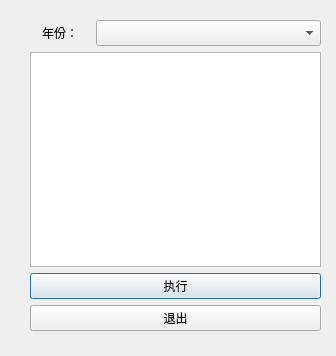
<?xml version="1.0" encoding="UTF-8"?>
<ui version="4.0">
 <class>Dialog</class>
 <widget class="QDialog" name="Dialog">
  <property name="geometry">
   <rect>
    <x>0</x>
    <y>0</y>
    <width>336</width>
    <height>356</height>
   </rect>
  </property>
  <property name="windowTitle">
   <string>Dialog</string>
  </property>
  <widget class="QWidget" name="widget" native="true">
   <property name="geometry">
    <rect>
     <x>20</x>
     <y>20</y>
     <width>301</width>
     <height>321</height>
    </rect>
   </property>
   <widget class="QWidget" name="">
    <property name="geometry">
     <rect>
      <x>10</x>
      <y>0</y>
      <width>291</width>
      <height>311</height>
     </rect>
    </property>
    <layout class="QVBoxLayout" name="verticalLayout">
     <item>
      <layout class="QHBoxLayout" name="horizontalLayout">
       <item>
        <widget class="QLabel" name="label">
         <property name="maximumSize">
          <size>
           <width>60</width>
           <height>30</height>
          </size>
         </property>
         <property name="styleSheet">
          <string notr="true">font: 18pt &quot;Wawati SC&quot;;</string>
         </property>
         <property name="text">
          <string>年份：</string>
         </property>
         <property name="alignment">
          <set>Qt::AlignCenter</set>
         </property>
        </widget>
       </item>
       <item>
        <widget class="QComboBox" name="comboBox">
         <property name="minimumSize">
          <size>
           <width>104</width>
           <height>26</height>
          </size>
         </property>
        </widget>
       </item>
      </layout>
     </item>
     <item>
      <widget class="QTextBrowser" name="textBrowser"/>
     </item>
     <item>
      <widget class="QPushButton" name="pushButton">
       <property name="styleSheet">
        <string notr="true">font: 16pt &quot;PingFang SC&quot;;</string>
       </property>
       <property name="text">
        <string>执行</string>
       </property>
      </widget>
     </item>
     <item>
      <widget class="QPushButton" name="pushButton_2">
       <property name="styleSheet">
        <string notr="true">font: 16pt &quot;PingFang SC&quot;;</string>
       </property>
       <property name="text">
        <string>退出</string>
       </property>
      </widget>
     </item>
    </layout>
   </widget>
  </widget>
 </widget>
 <resources/>
 <connections>
  <connection>
   <sender>pushButton_2</sender>
   <signal>clicked()</signal>
   <receiver>Dialog</receiver>
   <slot>close()</slot>
   <hints>
    <hint type="sourcelabel">
     <x>382</x>
     <y>275</y>
    </hint>
    <hint type="destinationlabel">
     <x>258</x>
     <y>155</y>
    </hint>
   </hints>
  </connection>
 </connections>
</ui>
